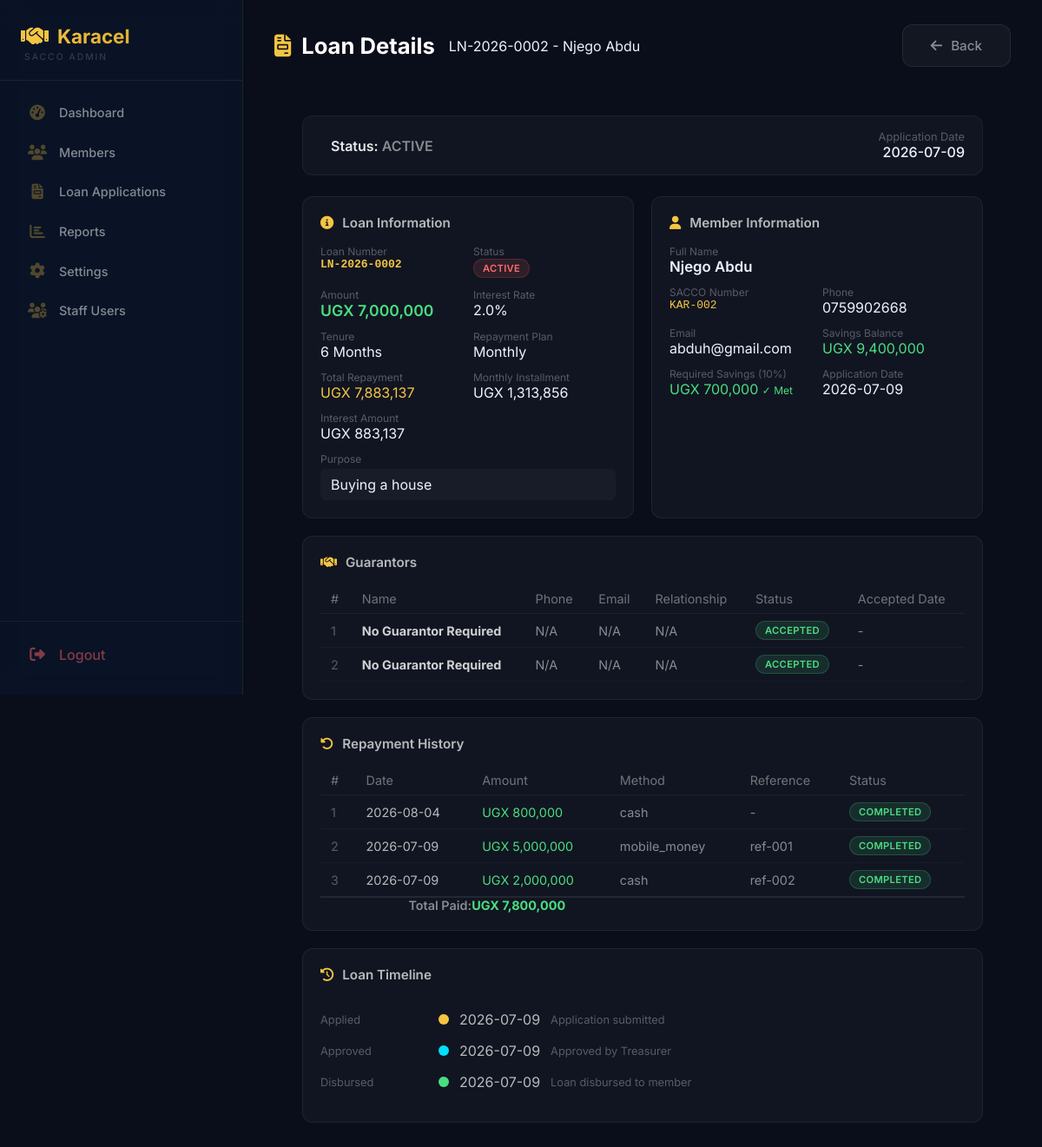
Before: /admin/loan/view/2 (signed in) with the older database file.
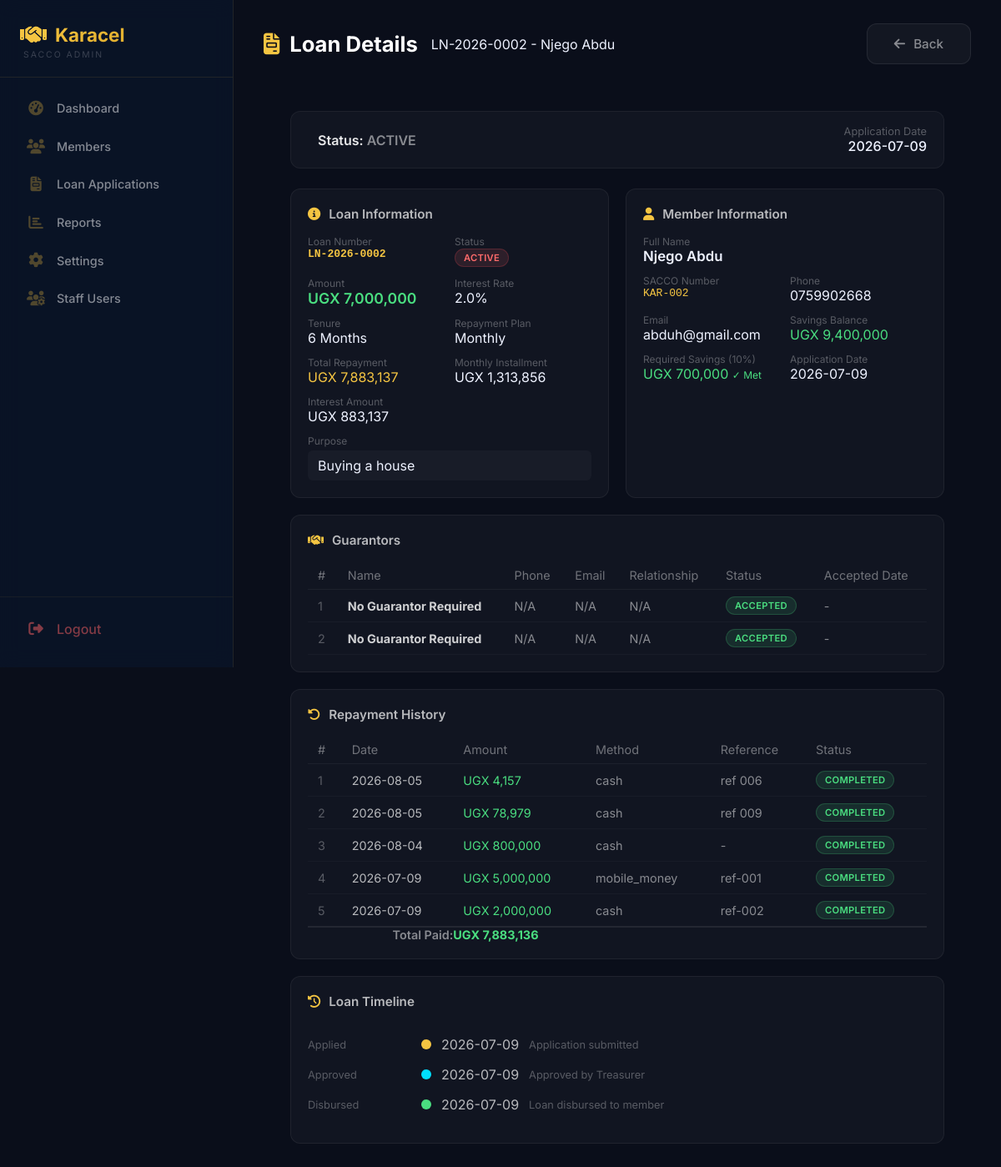
After: the same page with the newer database file.
### tables this page shows
CREATE TABLE loan_guarantors (
            id INTEGER PRIMARY KEY AUTOINCREMENT,
            loan_id INTEGER NOT NULL,
            guarantor_name TEXT NOT NULL,
            phone TEXT NOT NULL,
            email TEXT,
            relationship TEXT,
            status TEXT DEFAULT 'active',
            created_at TIMESTAMP DEFAULT CURRENT_TIMESTAMP,
            FOREIGN KEY (loan_id) REFERENCES loans(id)
        );

CREATE TABLE repayments (
            id INTEGER PRIMARY KEY AUTOINCREMENT,
            loan_id INTEGER NOT NULL,
            user_id INTEGER NOT NULL,
            amount REAL NOT NULL,
            payment_date TEXT NOT NULL,
            payment_method TEXT,
            transaction_ref TEXT,
            status TEXT DEFAULT 'completed',
            created_at TIMESTAMP DEFAULT CURRENT_TIMESTAMP,
            FOREIGN KEY (loan_id) REFERENCES loans(id),
            FOREIGN KEY (user_id) REFERENCES users(id)
        );

### app.py (the view)
@app.route("/admin/loan/view/<int:loan_id>")
def admin_view_loan(loan_id):
    if session.get("role") not in ["admin", "chairperson"]:
        flash('Access denied', 'danger')
        return redirect("/login")
    db = get_db()
    db.row_factory = sqlite3.Row
    try:
        loan = db.execute("""
            SELECT l.*, u.full_name, u.sacco_number, u.email, u.phone, u.savings_balance
            FROM loans l
            JOIN users u ON l.user_id = u.id
            WHERE l.id = ?
        """, (loan_id,)).fetchone()
        if not loan:
            flash('Loan not found', 'danger')
            return redirect(url_for('admin_dashboard'))
        guarantors = db.execute("""
            SELECT * FROM loan_guarantors WHERE loan_id = ?
        """, (loan_id,)).fetchall()
        repayments = db.execute("""
            SELECT * FROM repayments WHERE loan_id = ? ORDER BY payment_date DESC
        """, (loan_id,)).fetchall()
        total_paid = sum(r['amount'] for r in repayments) if repayments else 0
    except Exception as e:
        print(f"Database error: {e}")
        flash(f'Database error: {str(e)}', 'danger')
        return redirect(url_for('admin_dashboard'))
    finally:
        db.close()
    return render_template(
        "admin/admin-view-loan.html",
        loan=loan,
        guarantors=guarantors,
        repayments=repayments,
        total_paid=total_paid,
        role='admin'
    )

### app.py (called while the page is built)
def get_db():
    conn = sqlite3.connect("sacco.db")
    conn.row_factory = sqlite3.Row
    return conn

### templates/admin/admin-view-loan.html (shortened to what the changed rows need)
{% extends "admin/admin-base.html" %}
{% block content %}
<div class="app-bar">
    <div class="app-bar-left">
        <h2><i class="fas fa-file-invoice"></i> Loan Details</h2>
    </div>
</div>
<div style="padding: 24px 32px 40px; display: block;">
    <div style="background: rgba(255, 255, 255, 0.03); border: 1px solid rgba(255, 255, 255, 0.06); border-radius: 12px; padding: 20px; margin-top: 20px;">
        <div style="overflow-x: auto;">
            <table style="width: 100%; border-collapse: collapse; font-size: 0.9rem;">
                <thead>
                    <tr style="border-bottom: 1px solid rgba(255,255,255,0.05);">
                        <th style="padding: 8px 12px; text-align: left; color: rgba(255,255,255,0.4); font-weight: 400;">#</th>
                        <th style="padding: 8px 12px; text-align: left; color: rgba(255,255,255,0.4); font-weight: 400;">Name</th>
                        <th style="padding: 8px 12px; text-align: left; color: rgba(255,255,255,0.4); font-weight: 400;">Phone</th>
                        <th style="padding: 8px 12px; text-align: left; color: rgba(255,255,255,0.4); font-weight: 400;">Email</th>
                        <th style="padding: 8px 12px; text-align: left; color: rgba(255,255,255,0.4); font-weight: 400;">Relationship</th>
                        <th style="padding: 8px 12px; text-align: left; color: rgba(255,255,255,0.4); font-weight: 400;">Status</th>
                        <th style="padding: 8px 12px; text-align: left; color: rgba(255,255,255,0.4); font-weight: 400;">Accepted Date</th>
                    </tr>
                </thead>
                <tbody>
                    {% if guarantors %}
                        {% for guarantor in guarantors %}
                        <tr style="border-bottom: 1px solid rgba(255,255,255,0.03);">
                            <td style="padding: 8px 12px; color: rgba(255,255,255,0.3);">{{ loop.index }}</td>
                            <td style="padding: 8px 12px; color: rgba(255,255,255,0.8);"><strong>{{ guarantor.guarantor_name }}</strong></td>
                            <td style="padding: 8px 12px; color: rgba(255,255,255,0.5);">{{ guarantor.phone }}</td>
                            <td style="padding: 8px 12px; color: rgba(255,255,255,0.5);">{{ guarantor.email or '-' }}</td>
                            <td style="padding: 8px 12px; color: rgba(255,255,255,0.5);">{{ guarantor.relationship or '-' }}</td>
                            <td style="padding: 8px 12px;">
                                <span class="badge
                                    {% if guarantor.status == 'accepted' %}success
                                    {% elif guarantor.status == 'pending' %}warning
                                    {% else %}danger{% endif %}">
                                    {{ guarantor.status|upper }}
                                </span>
                            </td>
                            <td style="padding: 8px 12px; color: rgba(255,255,255,0.5);">{{ guarantor.accepted_at or '-' }}</td>
                        </tr>
                        {% endfor %}
                    {% else %}
                        <tr>
                            <td colspan="7" style="text-align:center; padding:20px; color: rgba(255,255,255,0.3);">
                                No guarantors registered
                            </td>
                        </tr>
                    {% endif %}
                </tbody>
            </table>
        </div>
    </div>
    {% if repayments %}
    <div style="background: rgba(255, 255, 255, 0.03); border: 1px solid rgba(255, 255, 255, 0.06); border-radius: 12px; padding: 20px; margin-top: 20px;">
        <div style="display: flex; align-items: center; gap: 10px; font-weight: 600; color: rgba(255,255,255,0.7); font-size: 0.95rem; margin-bottom: 16px;">
            <i class="fas fa-undo-alt" style="color: #f5c542;"></i> Repayment History
        </div>
        <div style="overflow-x: auto;">
            <table style="width: 100%; border-collapse: collapse; font-size: 0.9rem;">
                <thead>
                    <tr style="border-bottom: 1px solid rgba(255,255,255,0.05);">
                        <th style="padding: 8px 12px; text-align: left; color: rgba(255,255,255,0.4); font-weight: 400;">#</th>
                        <th style="padding: 8px 12px; text-align: left; color: rgba(255,255,255,0.4); font-weight: 400;">Date</th>
                        <th style="padding: 8px 12px; text-align: left; color: rgba(255,255,255,0.4); font-weight: 400;">Amount</th>
                        <th style="padding: 8px 12px; text-align: left; color: rgba(255,255,255,0.4); font-weight: 400;">Method</th>
                        <th style="padding: 8px 12px; text-align: left; color: rgba(255,255,255,0.4); font-weight: 400;">Reference</th>
                        <th style="padding: 8px 12px; text-align: left; color: rgba(255,255,255,0.4); font-weight: 400;">Status</th>
                    </tr>
                </thead>
                <tbody>
                    {% for repayment in repayments %}
                    <tr style="border-bottom: 1px solid rgba(255,255,255,0.03);">
                        <td style="padding: 8px 12px; color: rgba(255,255,255,0.3);">{{ loop.index }}</td>
                        <td style="padding: 8px 12px; color: rgba(255,255,255,0.7);">{{ repayment.payment_date }}</td>
                        <td style="padding: 8px 12px; color: #4ade80;">UGX {{ "{:,.0f}".format(repayment.amount) }}</td>
                        <td style="padding: 8px 12px; color: rgba(255,255,255,0.5);">{{ repayment.payment_method or 'N/A' }}</td>
                        <td style="padding: 8px 12px; color: rgba(255,255,255,0.5);">{{ repayment.transaction_ref or '-' }}</td>
                        <td style="padding: 8px 12px;"><span class="badge success">{{ repayment.status|upper }}</span></td>
                    </tr>
                    {% endfor %}
                    <tr style="border-top: 2px solid rgba(255,255,255,0.08);">
                        <td colspan="2" style="text-align:right; font-weight:600; color: rgba(255,255,255,0.5);">Total Paid:</td>
                        <td style="color: #4ade80; font-weight:700;">UGX {{ "{:,.0f}".format(total_paid) }}</td>
                        <td colspan="3"></td>
                    </tr>
                </tbody>
            </table>
        </div>
    </div>
    {% endif %}
</div>
{% endblock %}

Changed rows visible on the page:
added repayments: payment_date "2026-08-05", amount "4,157", payment_method "cash", transaction_ref "ref 006", status "COMPLETED"
added repayments: payment_date "2026-08-05", amount "78,979", payment_method "cash", transaction_ref "ref 009", status "COMPLETED"
Other visible differences:
{{ "{:,.0f}".format(total_paid) }}: "7,800,000" → "7,883,136"
